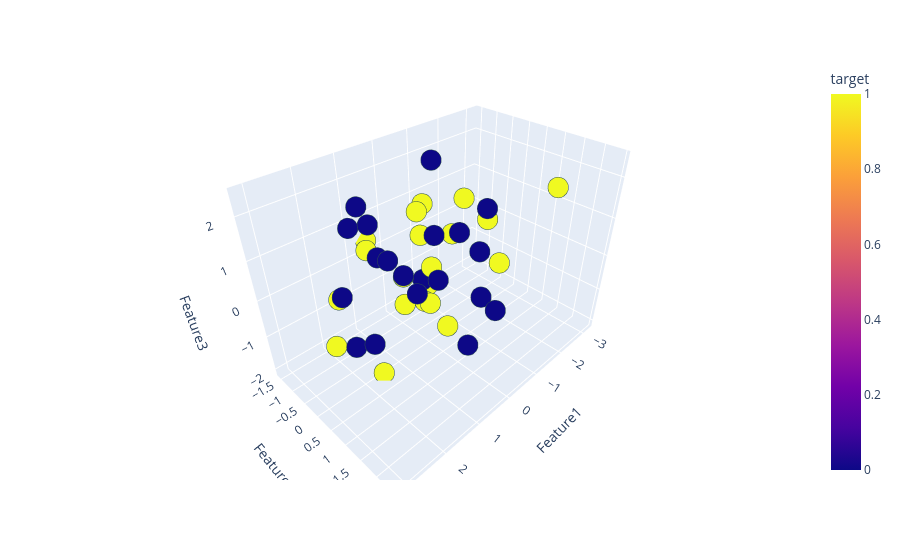

Notebook source saved alongside this figure:
### Code cell
fig = px.scatter_3d(
    df,
    x='Feature1',
    y='Feature2',
    z='Feature3',
    color='target'
)

fig.update_traces(
    marker=dict(size=12, line=dict(width=2, color='DarkSlateGrey')),
    selector=dict(mode='markers')
)

fig.show()

### Figure 1 — Plotly figure (JSON) as saved in the notebook; plotly's stock layout.template omitted (floating-point values rounded to 4 significant figures)
{"data": [{"hovertemplate": "Feature1=%{x}<br>Feature2=%{y}<br>Feature3=%{z}<br>target=%{marker.color}<extra></extra>", "legendgroup": "", "marker": {"color": [1, 0, 0, 1, 1, 0, 1, 0, 0, 1, 0, 1, 0, 0, 0, 0, 1, 0, 1, 1, 1, 0, 0, 0, 0, 0, 0, 0, 1, 1, 0, 1, 1, 1, 1, 1, 1, 1, 0, 1], "coloraxis": "coloraxis", "line": {"color": "DarkSlateGrey", "width": 2}, "size": 12, "symbol": "circle"}, "mode": "markers", "name": "", "scene": "scene", "showlegend": false, "type": "scatter3d", "x": [-2.704, 1.831, 0.5904, 1.205, 0.9395, 1.219, 1.503, 1.752, 1.935, -0.6023, 1.858, -1.137, -0.4857, 1.646, 0.1713, -0.05617, 0.4064, 0.1452, 1.556, 0.5271, -3.19, -0.9619, 0.5175, 2.095, 1.989, 3.095, 2.149, -0.4167, -0.2433, 0.5932, -0.5763, 2.06, 0.8839, -0.8855, 0.8571, -0.792, 1.051, 0.2457, 1.156, -2.343], "y": [-0.5552, 0.6349, 2.447, 1.352, -0.9785, 0.6071, -1.482, -0.3349, 0.2882, 1.545, 0.4679, -0.3385, 1.099, 1.487, 1.114, 1.554, 0.3235, 0.4869, 0.1288, -1.551, 1.12, -0.852, 0.7605, 0.6665, 1.144, 1.359, 0.06109, -0.6295, -0.13, 0.438, 1.166, -0.9349, 0.1959, -1.105, 1.481, -0.8424, 0.4064, -0.04419, 2.301, -1.085], "z": [0.001509, 1.497, 0.5955, 0.4934, 0.5031, 0.7713, -0.8562, 1.677, 2.443, 0.647, 2.126, 0.321, 0.7717, 1.038, 1.528, 0.04998, -0.4934, 0.03778, -2.067, 0.3296, 1.333, 2.092, 1.46, -0.4418, 1.75, 1.691, -0.9015, -0.8153, -0.109, 1.358, 1.789, -1.613, 0.3575, 0.9329, -0.2197, -1.28, -0.1686, 1.568, 0.005198, 0.5597]}], "layout": {"coloraxis": {"colorbar": {"title": {"text": "target"}}, "colorscale": [[0, "#0d0887"], [0.1111, "#46039f"], [0.2222, "#7201a8"], [0.3333, "#9c179e"], [0.4444, "#bd3786"], [0.5556, "#d8576b"], [0.6667, "#ed7953"], [0.7778, "#fb9f3a"], [0.8889, "#fdca26"], [1, "#f0f921"]]}, "legend": {"tracegroupgap": 0}, "margin": {"t": 60}, "scene": {"domain": {"x": [0, 1], "y": [0, 1]}, "xaxis": {"title": {"text": "Feature1"}}, "yaxis": {"title": {"text": "Feature2"}}, "zaxis": {"title": {"text": "Feature3"}}}}}
